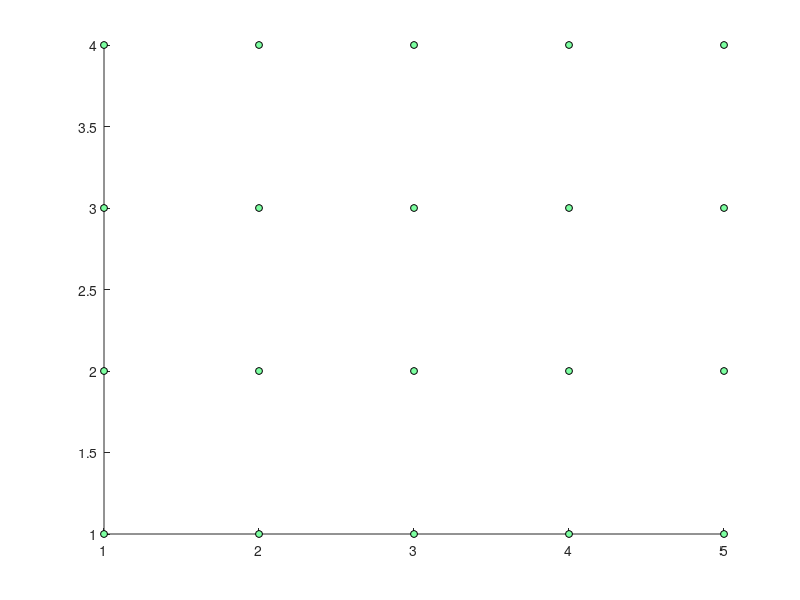

Here is the MATLAB script that generated this plot: (Note: this script raises an error after producing the figure.)
clear all;

exemple(1,1,:) = [1;1;-1];
exemple(2,1,:) = [1;2;1];
exemple(3,1,:) = [1;3;2];
exemple(4,1,:) = [1;4;1];

exemple(1,2,:) = [2;1;-2];
exemple(2,2,:) = [2;2;5];
exemple(3,2,:) = [2;3;2];
exemple(4,2,:) = [2;4;0];

exemple(1,3,:) = [3;1;1];
exemple(2,3,:) = [3;2;-1];
exemple(3,3,:) = [3;3;2];
exemple(4,3,:) = [3;4;3];

exemple(1,4,:) = [4;1;-2];
exemple(2,4,:) = [4;2;2];
exemple(3,4,:) = [4;3;0];
exemple(4,4,:) = [4;4;1];

exemple(1,5,:) = [5;1;-2];
exemple(2,5,:) = [5;2;2];
exemple(3,5,:) = [5;3;0];
exemple(4,5,:) = [5;4;1];


figure;
hold on;

for i=1:4
    for j=1:5
        plot3(exemple(i,j,1),exemple(i,j,2),exemple(i,j,3),'o','MarkerSize', 5,'MarkerEdgeColor','k','MarkerFaceColor',[.49 1 .63]);
    end;
end;

t1=1:10;
t2=1:10;
for u=1:0.1:5
    for v=1:0.1:5
        P=lagrangeSurfAna(exemple,t1,t2,u,v);
        I=floor(100+u*10+0.1);
        J=floor(100+v*10+0.1);
        K(I,J,1:3) = P;
    end;
end;
surf(K(:,:,1),K(:,:,2),K(:,:,3));
pause;
close all;'MarkerEdgeColor','k',